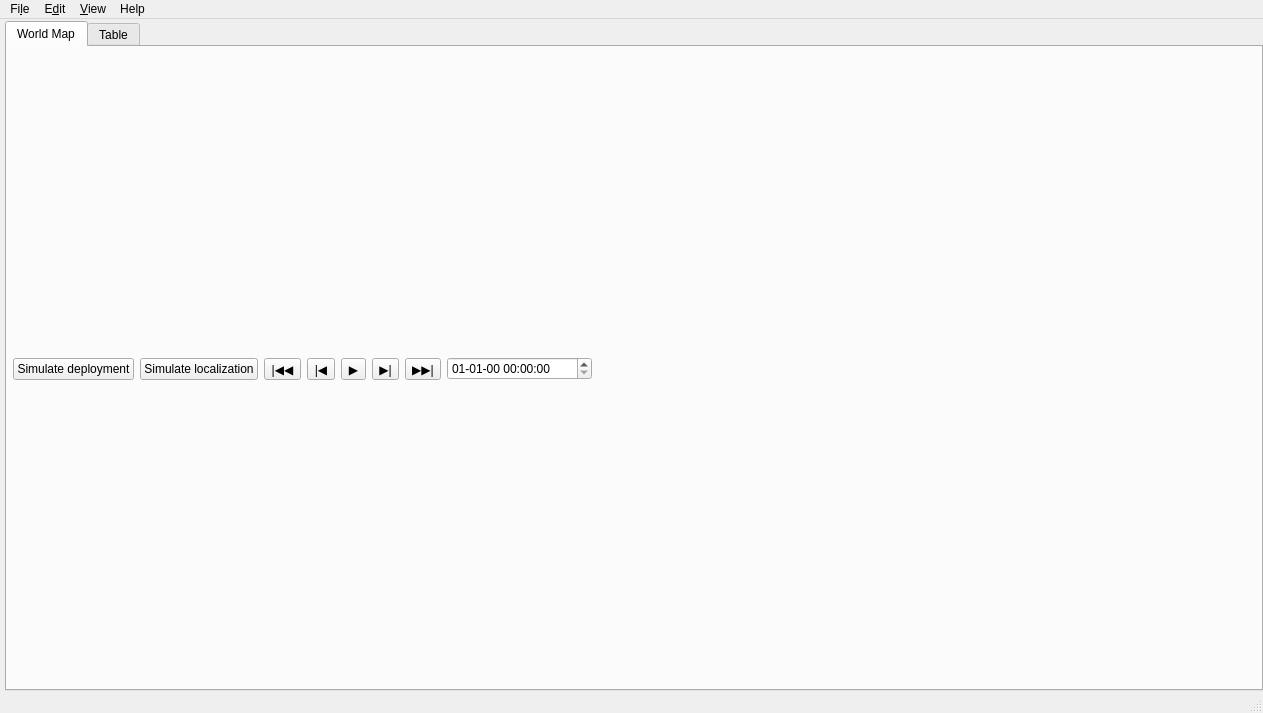
<?xml version="1.0" encoding="UTF-8"?>
<ui version="4.0">
 <class>MainWindow</class>
 <widget class="QMainWindow" name="MainWindow">
  <property name="geometry">
   <rect>
    <x>0</x>
    <y>0</y>
    <width>1263</width>
    <height>713</height>
   </rect>
  </property>
  <property name="baseSize">
   <size>
    <width>0</width>
    <height>0</height>
   </size>
  </property>
  <property name="windowTitle">
   <string>PyPredict</string>
  </property>
  <widget class="QWidget" name="centralwidget">
   <property name="baseSize">
    <size>
     <width>0</width>
     <height>0</height>
    </size>
   </property>
   <layout class="QVBoxLayout" name="verticalLayout_2">
    <property name="spacing">
     <number>0</number>
    </property>
    <property name="leftMargin">
     <number>5</number>
    </property>
    <property name="topMargin">
     <number>2</number>
    </property>
    <property name="rightMargin">
     <number>0</number>
    </property>
    <property name="bottomMargin">
     <number>0</number>
    </property>
    <item>
     <widget class="QTabWidget" name="tabWidget">
      <property name="sizePolicy">
       <sizepolicy hsizetype="Preferred" vsizetype="Preferred">
        <horstretch>0</horstretch>
        <verstretch>0</verstretch>
       </sizepolicy>
      </property>
      <property name="currentIndex">
       <number>0</number>
      </property>
      <widget class="QWidget" name="tab">
       <attribute name="title">
        <string>World Map</string>
       </attribute>
       <layout class="QVBoxLayout" name="verticalLayout_4">
        <property name="spacing">
         <number>0</number>
        </property>
        <property name="sizeConstraint">
         <enum>QLayout::SetDefaultConstraint</enum>
        </property>
        <property name="leftMargin">
         <number>0</number>
        </property>
        <property name="topMargin">
         <number>0</number>
        </property>
        <property name="rightMargin">
         <number>0</number>
        </property>
        <property name="bottomMargin">
         <number>0</number>
        </property>
        <item>
         <widget class="QFrame" name="frame_2">
          <property name="sizePolicy">
           <sizepolicy hsizetype="Expanding" vsizetype="Minimum">
            <horstretch>0</horstretch>
            <verstretch>0</verstretch>
           </sizepolicy>
          </property>
          <property name="frameShape">
           <enum>QFrame::NoFrame</enum>
          </property>
          <property name="frameShadow">
           <enum>QFrame::Raised</enum>
          </property>
          <layout class="QHBoxLayout" name="horizontalLayout_3">
           <property name="spacing">
            <number>6</number>
           </property>
           <property name="leftMargin">
            <number>6</number>
           </property>
           <property name="topMargin">
            <number>2</number>
           </property>
           <property name="rightMargin">
            <number>0</number>
           </property>
           <property name="bottomMargin">
            <number>0</number>
           </property>
           <item>
            <widget class="QPushButton" name="dpl_button">
             <property name="text">
              <string>Simulate deployment</string>
             </property>
            </widget>
           </item>
           <item>
            <widget class="QPushButton" name="loc_button">
             <property name="text">
              <string>Simulate localization</string>
             </property>
            </widget>
           </item>
           <item>
            <widget class="QToolButton" name="prev_day">
             <property name="text">
              <string>|◀◀</string>
             </property>
            </widget>
           </item>
           <item>
            <widget class="QToolButton" name="prev_min">
             <property name="text">
              <string>|◀</string>
             </property>
            </widget>
           </item>
           <item>
            <widget class="QToolButton" name="play">
             <property name="text">
              <string>▶️</string>
             </property>
            </widget>
           </item>
           <item>
            <widget class="QToolButton" name="next_min">
             <property name="text">
              <string>▶️|</string>
             </property>
            </widget>
           </item>
           <item>
            <widget class="QToolButton" name="next_day">
             <property name="text">
              <string>▶️▶️|</string>
             </property>
            </widget>
           </item>
           <item>
            <widget class="QDateTimeEdit" name="datetime">
             <property name="sizePolicy">
              <sizepolicy hsizetype="Minimum" vsizetype="Fixed">
               <horstretch>0</horstretch>
               <verstretch>0</verstretch>
              </sizepolicy>
             </property>
             <property name="minimumSize">
              <size>
               <width>145</width>
               <height>0</height>
              </size>
             </property>
             <property name="displayFormat">
              <string>dd-MM-yy HH:mm:ss</string>
             </property>
            </widget>
           </item>
           <item>
            <spacer name="horizontalSpacer">
             <property name="orientation">
              <enum>Qt::Horizontal</enum>
             </property>
             <property name="sizeHint" stdset="0">
              <size>
               <width>40</width>
               <height>20</height>
              </size>
             </property>
            </spacer>
           </item>
          </layout>
         </widget>
        </item>
        <item>
         <widget class="QFrame" name="frame_plot">
          <property name="sizePolicy">
           <sizepolicy hsizetype="Expanding" vsizetype="Expanding">
            <horstretch>0</horstretch>
            <verstretch>0</verstretch>
           </sizepolicy>
          </property>
          <property name="maximumSize">
           <size>
            <width>16777215</width>
            <height>16777215</height>
           </size>
          </property>
          <property name="lineWidth">
           <number>1</number>
          </property>
          <layout class="QVBoxLayout" name="verticalLayout">
           <property name="spacing">
            <number>0</number>
           </property>
           <property name="sizeConstraint">
            <enum>QLayout::SetMaximumSize</enum>
           </property>
           <property name="leftMargin">
            <number>0</number>
           </property>
           <property name="topMargin">
            <number>0</number>
           </property>
           <property name="rightMargin">
            <number>0</number>
           </property>
           <property name="bottomMargin">
            <number>0</number>
           </property>
          </layout>
         </widget>
        </item>
       </layout>
      </widget>
      <widget class="QWidget" name="tab_2">
       <attribute name="title">
        <string>Table</string>
       </attribute>
       <layout class="QVBoxLayout" name="verticalLayout_5">
        <property name="spacing">
         <number>0</number>
        </property>
        <property name="leftMargin">
         <number>0</number>
        </property>
        <property name="topMargin">
         <number>0</number>
        </property>
        <property name="rightMargin">
         <number>0</number>
        </property>
        <property name="bottomMargin">
         <number>0</number>
        </property>
        <item>
         <widget class="QTableWidget" name="Table">
          <property name="sortingEnabled">
           <bool>true</bool>
          </property>
          <property name="columnCount">
           <number>13</number>
          </property>
          <attribute name="horizontalHeaderMinimumSectionSize">
           <number>20</number>
          </attribute>
          <attribute name="horizontalHeaderDefaultSectionSize">
           <number>88</number>
          </attribute>
          <attribute name="horizontalHeaderShowSortIndicator" stdset="0">
           <bool>true</bool>
          </attribute>
          <attribute name="horizontalHeaderStretchLastSection">
           <bool>true</bool>
          </attribute>
          <column>
           <property name="text">
            <string>Satellite</string>
           </property>
          </column>
          <column>
           <property name="text">
            <string>Category</string>
           </property>
          </column>
          <column>
           <property name="text">
            <string>Latitude</string>
           </property>
           <property name="textAlignment">
            <set>AlignCenter</set>
           </property>
          </column>
          <column>
           <property name="text">
            <string>Longitude</string>
           </property>
          </column>
          <column>
           <property name="text">
            <string>Alt. [km]</string>
           </property>
          </column>
          <column>
           <property name="text">
            <string>Spd. [m/s]</string>
           </property>
          </column>
          <column>
           <property name="text">
            <string>a [km]</string>
           </property>
          </column>
          <column>
           <property name="text">
            <string>h [km²/s]</string>
           </property>
          </column>
          <column>
           <property name="text">
            <string>e</string>
           </property>
          </column>
          <column>
           <property name="text">
            <string>Ω</string>
           </property>
          </column>
          <column>
           <property name="text">
            <string>i</string>
           </property>
          </column>
          <column>
           <property name="text">
            <string>ω</string>
           </property>
          </column>
          <column>
           <property name="text">
            <string>T. Anom.</string>
           </property>
          </column>
         </widget>
        </item>
       </layout>
      </widget>
     </widget>
    </item>
   </layout>
  </widget>
  <widget class="QMenuBar" name="menubar">
   <property name="geometry">
    <rect>
     <x>0</x>
     <y>0</y>
     <width>1263</width>
     <height>22</height>
    </rect>
   </property>
   <widget class="QMenu" name="menuFile">
    <property name="title">
     <string>Fi&amp;le</string>
    </property>
    <addaction name="actionOpen"/>
    <addaction name="actionSave_as"/>
    <addaction name="actionExit"/>
   </widget>
   <widget class="QMenu" name="menuHelp">
    <property name="title">
     <string>Help</string>
    </property>
    <addaction name="actionAbout"/>
   </widget>
   <widget class="QMenu" name="menuEdit">
    <property name="title">
     <string>E&amp;dit</string>
    </property>
    <addaction name="actionUpdate_TLE_from_net"/>
    <addaction name="actionUpdate_TLE_from_file"/>
    <addaction name="actionEnable_database"/>
    <addaction name="separator"/>
    <addaction name="actionAdd_south_atlantic_anomaly"/>
    <addaction name="actionRemove_coverage"/>
    <addaction name="actionAdd_remove_satellites"/>
   </widget>
   <widget class="QMenu" name="menuView">
    <property name="title">
     <string>&amp;View</string>
    </property>
    <widget class="QMenu" name="menuChange_planet">
     <property name="title">
      <string>&amp;Change planet</string>
     </property>
     <addaction name="actionEarth"/>
     <addaction name="actionMars"/>
    </widget>
    <addaction name="actionFullscreen"/>
    <addaction name="menuChange_planet"/>
   </widget>
   <addaction name="menuFile"/>
   <addaction name="menuEdit"/>
   <addaction name="menuView"/>
   <addaction name="menuHelp"/>
  </widget>
  <widget class="QStatusBar" name="statusbar">
   <property name="sizeGripEnabled">
    <bool>true</bool>
   </property>
  </widget>
  <action name="actionExit">
   <property name="text">
    <string>&amp;Exit</string>
   </property>
  </action>
  <action name="actionAbout">
   <property name="text">
    <string>&amp;About Pypredict</string>
   </property>
  </action>
  <action name="actionOpen">
   <property name="text">
    <string>&amp;Open</string>
   </property>
  </action>
  <action name="actionSave_as">
   <property name="text">
    <string>&amp;Save as</string>
   </property>
  </action>
  <action name="actionUpdate_TLE_from_net">
   <property name="text">
    <string>&amp;Update TLE from net</string>
   </property>
  </action>
  <action name="actionUpdate_TLE_from_file">
   <property name="text">
    <string>Update TLE &amp;from file</string>
   </property>
  </action>
  <action name="actionEnable_database">
   <property name="text">
    <string>&amp;Enable database</string>
   </property>
  </action>
  <action name="actionAdd_south_atlantic_anomaly">
   <property name="text">
    <string>&amp;Add south atlantic anomaly</string>
   </property>
  </action>
  <action name="actionRemove_coverage">
   <property name="text">
    <string>&amp;Remove coverage</string>
   </property>
  </action>
  <action name="actionAdd_remove_satellites">
   <property name="text">
    <string>A&amp;dd/remove satellites</string>
   </property>
  </action>
  <action name="actionFullscreen">
   <property name="text">
    <string>&amp;Fullscreen</string>
   </property>
  </action>
  <action name="actionEarth">
   <property name="text">
    <string>&amp;Earth</string>
   </property>
  </action>
  <action name="actionMars">
   <property name="text">
    <string>&amp;Mars</string>
   </property>
  </action>
 </widget>
 <resources/>
 <connections>
  <connection>
   <sender>actionExit</sender>
   <signal>triggered()</signal>
   <receiver>MainWindow</receiver>
   <slot>close()</slot>
   <hints>
    <hint type="sourcelabel">
     <x>-1</x>
     <y>-1</y>
    </hint>
    <hint type="destinationlabel">
     <x>422</x>
     <y>262</y>
    </hint>
   </hints>
  </connection>
 </connections>
</ui>
